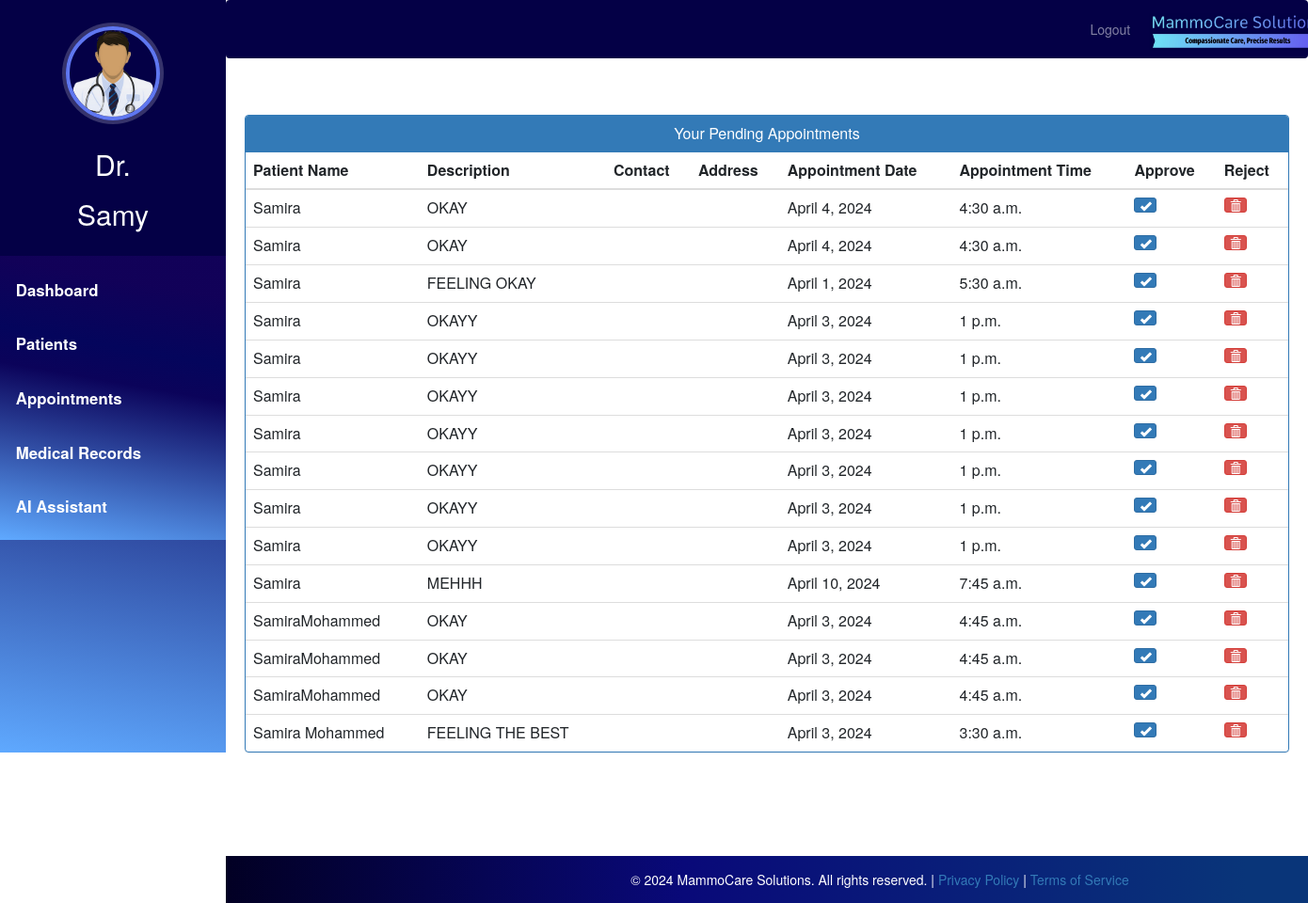
The app's page /doctor-view-appointment (signed in) with its own data.
### hospital/models.py (models this page shows, shortened)
class Doctor(models.Model):
    user=models.OneToOneField(User,on_delete=models.CASCADE)
    profile_pic= models.ImageField(upload_to='profile_pic/DoctorProfilePic/', null=True,blank=True)
    address = models.CharField(max_length=40)
    mobile = models.CharField(max_length=20,null=True)
    department= models.CharField(max_length=50, default='Oncologist')
    status=models.BooleanField(default=False)

class Appointment(models.Model):
    patientId=models.PositiveIntegerField(null=True)
    doctorId=models.PositiveIntegerField(null=True)
    patientName=models.CharField(max_length=40,null=True)
    doctorName=models.CharField(max_length=40,null=True)
    appointmentDate=models.DateField(null=False)
    appointmentTime=models.TimeField(null=False)
    description=models.TextField(max_length=500)
    status=models.BooleanField(default=False)

### hospital/views.py (the view)
# urls.py: path('doctor-view-appointment', views.doctor_view_appointment_view,name='doctor-view-appointment'),
@login_required(login_url='doctorlogin')
@user_passes_test(is_doctor)
def doctor_view_appointment_view(request):
    doctor=models.Doctor.objects.get(user_id=request.user.id) # for profile picture of doctor in sidebar
    appointments=models.Appointment.objects.all().filter(status=False, doctorId=request.user.id) #
    patientid=[]
    for a in appointments:
        patientid.append(a.patientId)
    patients=models.Patient.objects.all().filter(status=True, user_id__in=patientid) #
    print("Length of appointments:", len(appointments))
    print("Length of patients:", len(patients))
    appointments_with_patients = appointments
    return render(request,'hospital/doctor_view_appointment.html',{'appointments_with_patients':appointments_with_patients,'doctor':doctor})

### hospital/views.py (called while the page is built)
def is_doctor(user):
    return user.groups.filter(name='DOCTOR').exists()

### templates/hospital/doctor_view_appointment.html (shortened to what this page needs)
{% extends 'hospital/doctor_base.html' %}
{% block content %}
{%load static%}
<head>
  <link href="//netdna.bootstrapcdn.com/bootstrap/3.0.0/css/bootstrap.min.css" rel="stylesheet" id="bootstrap-css">
</head>
<div class="container">
  <div class="panel panel-primary">
    <div class="panel-heading">
      <h6 class="panel-title">Your Pending Appointments</h6>
    </div>
    <table class="table table-hover" id="dev-table">
      <thead>
        <tr>
          <th>Patient Name</th>
          <th>Description</th>
          <th>Contact</th>
          <th>Address</th>
          <th>Appointment Date</th>
          <th>Appointment Time</th>
          <th>Approve</th>
          <th>Reject</th>
        </tr>
      </thead>
      {% for appointment in appointments_with_patients %}
      <tr>
        <td>{{appointment.patientName}}</td>
        <td>{{ appointment.description}}</td>
        <td>{{patient.mobile}}</td>
        <td>{{patient.address}}</td>
        <td>{{appointment.appointmentDate}}</td>
        <td>{{appointment.appointmentTime}}</td>
        <td><a class="btn btn-primary btn-xs" href="{% url 'doctor_approve_appointment' appointment.id %}"><span class="glyphicon glyphicon-ok"></span></a></td>
        <td><a class="btn btn-danger btn-xs" href="{% url 'doctor_reject_appointment' appointment.id %}"><span class="glyphicon glyphicon-trash"></span></a></td>
      </tr>
      {% endfor %}
    </table>
  </div>
</div>
<div class="footer-container">
  <footer>
    <div class="footer-content">
      <p>
        &copy; 2024 MammoCare Solutions. All rights reserved. | <a href="/privacy_policy">Privacy Policy</a> | <a href="/terms">Terms of Service</a>
      </p>
    </div>
  </footer>
</div>
{% endblock content %}

### templates/hospital/doctor_base.html (shortened to what this page needs)
{% load static %}
<html lang="en">
<head>
  <link rel="stylesheet" href="https://stackpath.bootstrapcdn.com/bootstrap/4.3.1/css/bootstrap.min.css">
  <link rel="stylesheet" href="https://maxcdn.bootstrapcdn.com/font-awesome/4.7.0/css/font-awesome.min.css">
</head>
<body>
  <nav class="menu" tabindex="0">
    <header class="avatar">
      <div style="display: inline-block;">
        <img src="{% static doctor.profile_pic.url %}" alt="Profile Pic" />
        <br><br>
        <h6 style="color: white; font-size: 30px;">Dr.</h6>
      </div>
      <h2>{{ request.user.first_name }}</h2>
    </header>
    <ul>
      <li tabindex="0" class="icon-dashboard"><a href="/doctor-dashboard">Dashboard</a></li>
      <li tabindex="0" class="icon-users"><a href="/doctor-patient">Patients</a></li>
      <li tabindex="0" class="icon-calendar"><a href="/doctor-appointment">Appointments</a></li>
      <li tabindex="0" class="icon-records"><a href="/doctor-medical-records">Medical Records</a></li>
      <li tabindex="0" class="icon-calendar"><a href="/assistant">AI Assistant</a></li>
    </ul>
  </nav>
  <main>
    <div class="bs-example">
      <nav class="navbar navbar-expand-md navbar-dark fixed-top" style="background:#040046;">
        <div class="navbar-nav" style=" margin-left: 80%;">
          <a href="/index" class="nav-item nav-link">Logout</a>
        </div>
        <a href="/admin-dashboard" class="navbar-brand">
          <img src="{% static 'images/mammocare-logo.jpeg' %}" alt="Logo" height="40" style="margin-top: -7px;">
        </a>
      </nav>
    </div>
    <br><br>
    {% block content %}
    {% endblock content %}
    <br><br><br><br><br><br><br>
    <footer>
      <br>
      <div class="container">
      </div>
    </footer>
  </main>
</body>
</html>

### templates/hospital/doctor_base.html (style rules this page uses)
body { padding-left: 240px; margin-top: 50px; }
.menu { background: rgb(2,0,36); background: linear-gradient(10deg, rgba(2,0,36,1) 0%, rgba(95,169,255,1) 0%, rgba(11,3,90,1) 55%, rgba(4,5,92,1) 66%, rgba(18,1,88,0.9568160027682948) 87%); height: 100vh; width: 240px; position: fixed; top: 0px; left: 0; z-index: 5; outline: none; transition: left 0.3s; }
.menu .avatar { background: #040046; padding: 2em 0.5em; text-align: center; }
.menu .avatar img { width: 100px; height: 100px; border-radius: 50%; overflow: hidden; border: 4px solid #5f77f0; box-shadow: 0 0 0 4px rgba(255, 255, 255, 0.2); }
.menu .avatar h2 { font-weight: normal; margin-bottom: 0; color: #fff; margin-top: 10px; }
.menu ul { list-style: none; padding: 0.5em 0; margin: 0; background: rgb(2,0,36); background: linear-gradient(10deg, rgba(2,0,36,1) 0%, rgba(95,169,255,1) 0%, rgba(11,3,90,1) 55%, rgba(4,5,92,1) 66%, rgba(18,1,88,0.9568160027682948) 87%); }
.menu ul li { padding: 1em; font-size: 1.2em; font-weight: bold; transition: background-color 0.3s ease; }
.menu ul li a { color: #fff; text-decoration: none; }
footer { padding: 0px 0px 0px 0px; background: rgb(2, 0, 36); background: linear-gradient(90deg, rgba(2, 0, 36, 1) 0%, rgba(9, 9, 121, 1) 35%, rgba(9, 53, 121, 1) 78%); margin: 0px; position: absolute; bottom: 0; width: 100%; height: 50px; text-align: center; }

### templates/hospital/doctor_view_appointment.html (style rules this page uses)
a:link { text-decoration: none; }
h6 { text-align: center; }
footer { padding: 0px 0px; background: rgb(2, 0, 36); background: linear-gradient(90deg, rgba(2, 0, 36, 1) 0%, rgba(9, 9, 121, 1) 35%, rgba(9, 53, 121, 1) 78%); position: fixed; margin: 0px; width: 100%; height: 50px; color: white; z-index: 0; }
footer p { margin: 5px 0; font-size: 14px; }
.footer-container { position: fixed; width: 100%; z-index: 1001; }
.footer-content { padding: 10px 0; bottom: 0px; }

### records on screen
Doctor: profile_pic (picture)
Appointment: patientName "Samira", description "OKAY", appointmentDate "April 4, 2024", appointmentTime "4:30 a.m."
Appointment: patientName "Samira", description "OKAY", appointmentDate "April 4, 2024", appointmentTime "4:30 a.m."
Appointment: patientName "Samira", description "FEELING OKAY", appointmentDate "April 1, 2024", appointmentTime "5:30 a.m."
Appointment: patientName "Samira", description "OKAYY", appointmentDate "April 3, 2024", appointmentTime "1 p.m."
Appointment: patientName "Samira", description "OKAYY", appointmentDate "April 3, 2024", appointmentTime "1 p.m."
Appointment: patientName "Samira", description "OKAYY", appointmentDate "April 3, 2024", appointmentTime "1 p.m."
Appointment: patientName "Samira", description "OKAYY", appointmentDate "April 3, 2024", appointmentTime "1 p.m."
Appointment: patientName "Samira", description "OKAYY", appointmentDate "April 3, 2024", appointmentTime "1 p.m."
Appointment: patientName "Samira", description "OKAYY", appointmentDate "April 3, 2024", appointmentTime "1 p.m."
Appointment: patientName "Samira", description "OKAYY", appointmentDate "April 3, 2024", appointmentTime "1 p.m."
Appointment: patientName "Samira", description "MEHHH", appointmentDate "April 10, 2024", appointmentTime "7:45 a.m."
Appointment: patientName "SamiraMohammed", description "OKAY", appointmentDate "April 3, 2024", appointmentTime "4:45 a.m."
Appointment: patientName "SamiraMohammed", description "OKAY", appointmentDate "April 3, 2024", appointmentTime "4:45 a.m."
Appointment: patientName "SamiraMohammed", description "OKAY", appointmentDate "April 3, 2024", appointmentTime "4:45 a.m."
Appointment: patientName "Samira Mohammed", description "FEELING THE BEST", appointmentDate "April 3, 2024", appointmentTime "3:30 a.m."

### other values on screen
{{ request.user.first_name }} "Samy"
